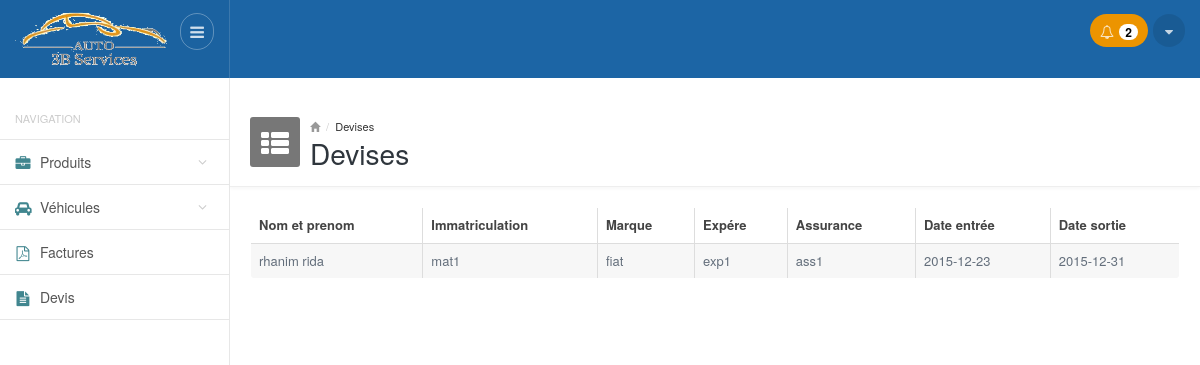
/devis.php (signed in), run on an earlier commit of the app's database.
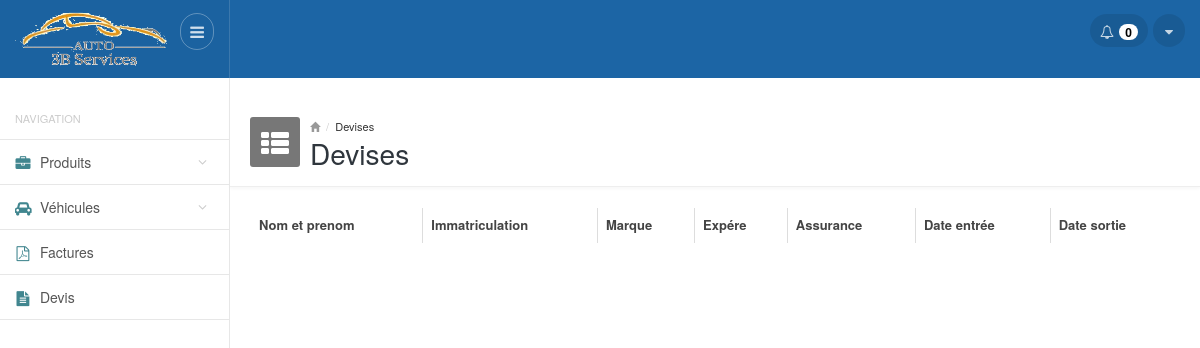
And on a later commit of the database.
### tables this page shows
CREATE TABLE IF NOT EXISTS `devis` (
  `id` int(11) NOT NULL,
  `date_devis` date DEFAULT NULL,
  `date_accord` date DEFAULT NULL,
  `ht` double NOT NULL,
  `hta` double NOT NULL,
  `id_vehicule` int(11) NOT NULL
);

CREATE TABLE IF NOT EXISTS `vehicules` (
  `id` int(11) NOT NULL,
  `nom` varchar(100) NOT NULL,
  `prenom` varchar(100) NOT NULL,
  `immatriculation` varchar(100) NOT NULL,
  `marque` varchar(100) NOT NULL,
  `expere` varchar(100) NOT NULL,
  `assurance` varchar(100) NOT NULL,
  `date_entree` date DEFAULT NULL,
  `date_sortie` date DEFAULT NULL
);

### functions.php (called while the page is built, shortened)
<?php
function getNotifProducts()
{
    $result = mysql_query("SELECT count(*) FROM produits WHERE qte_min>=qte") or die(mysql_error());
    $count = mysql_fetch_array($result);
    return $count[0];
}
function getAllDevis()
{
     $result = mysql_query("SELECT * FROM `devis` , `vehicules` WHERE devis.id_vehicule=vehicules.id") or die(mysql_error());
     $vihecules = array();
     while($row = mysql_fetch_array($result))
        $vihecules[] = $row;
    return $vihecules;
}
?>

### devis.php (the view, shortened to what this page needs)
<?php
require_once __DIR__ . '/functions.php';
require_once __DIR__ . '/header.php'; ?>
<div class="mainpanel">
    <div class="pageheader">
        <div class="media">
            <div class="pageicon pull-left">
                <i class="fa fa-th-list"></i>
            </div>
            <div class="media-body">
                <ul class="breadcrumb">
                    <li><a href="#"><i class="glyphicon glyphicon-home"></i></a></li>
                    <li><a href="#">Devises</a></li>
                </ul>
                <h4>Devises</h4>
            </div>
        </div>
    </div>
    <div class="contentpanel">
        <div class="panel panel-primary-head">
            <table id="basicTable" class="table table-striped table-bordered responsive">
                <thead class="">
                    <tr>
                        <th>Nom et prenom</th>
                        <th>Immatriculation</th>
                        <th>Marque</th>
                        <th>Expére</th>
                        <th>Assurance</th>
                        <th>Date entrée</th>
                        <th>Date sortie</th>
                    </tr>
                </thead>
                <tbody>
                    <?php
                      $devises= getAllDevis();
                      foreach($devises as $devis){ ?>
                        <tr>
                          <td><?php echo ($devis['nom']." ".$devis['prenom']); ?> </td>
                          <td><?php echo $devis['immatriculation']; ?> </td>
                          <td><?php echo $devis['marque']; ?> </td>
                          <td><?php echo $devis['expere']; ?> </td>
                          <td><?php echo $devis['assurance']; ?> </td>
                          <td><?php echo $devis['date_entree']; ?> </td>
                          <td><?php echo $devis['date_sortie']; ?> </td>
                       </tr>
                    <?php } ?>
                </tbody>
            </table>
        </div>
        <br />
    </div>
</div>
<?php
require_once __DIR__ . '/footer.php'; ?>

### header.php (shortened to what this page needs)
<!DOCTYPE html>
<html lang="en">
<head>
        <link href="css/style.default.css" rel="stylesheet">
        <link href="css/select2.css" rel="stylesheet" />
        <link href="css/style.datatables.css" rel="stylesheet">
        <link href="cdn.datatables.net/responsive/1.0.1/css/dataTables.responsive.css" rel="stylesheet">
    </head>
    <body>
        <header>
            <div class="headerwrapper">
                <div class="header-left">
                    <a href="#" class="logo">
                        <img src="images/logo.gif" alt="" style="width: 160px;height: 81px;margin-bottom: -16px;margin-top: -20px;">
                    </a>
                    <div class="pull-right">
                        <a href="#" class="menu-collapse">
                            <i class="fa fa-bars"></i>
                        </a>
                    </div>
                </div>
                <div class="header-right">
                    <div class="pull-right">
                            <div class="btn-group btn-group-list btn-group-notification">
                        <?php if(getNotifProducts() == 0) {?>
                            <button type="button" class="btn btn-default dropdown-toggle" data-toggle="dropdown">
                        <?php } else { ?>
                                <button type="button" class="btn btn-default dropdown-toggle orange" data-toggle="dropdown">
                        <?php } ?>
                              <i class="fa fa-bell-o"></i>
                              <span class="badge">
                                <?php echo getNotifProducts(); ?>
                              </span>
                            </button>
                        </div>
                        <div class="btn-group btn-group-option">
                            <button type="button" class="btn btn-default dropdown-toggle" data-toggle="dropdown">
                              <i class="fa fa-caret-down"></i>
                            </button>
                        </div>
                    </div>
                </div>
            </div>
        </header>
        <br>
        <br>
        <section>
            <div class="mainwrapper">
                <div class="leftpanel">
                    <h5 class="leftpanel-title">Navigation</h5>
                    <ul class="nav nav-pills nav-stacked">
                        <li class="parent <?php if ($_SERVER['REQUEST_URI'] == '/auto3bservices/produits.php' || $_SERVER['REQUEST_URI']  == '/auto3bservices/ajouter_produit.php' ) { echo 'active';} ?>"><a href="produits.php"><i class="fa fa-briefcase"></i> <span>Produits</span></a>
                        </li>
                        <li class="parent <?php if ($_SERVER['REQUEST_URI'] == '/auto3bservices/vehicules.php' || $_SERVER['REQUEST_URI']  == '/auto3bservices/ajouter_vehicule.php' ) { echo 'active';} ?>"><a href="vehicules.php"><i class="fa fa-car"></i> <span>Véhicules</span></a>
                        </li>
                        <li class="<?php if ($_SERVER['REQUEST_URI'] == '/auto3bservices/factures.php' ) { echo 'active';} ?>"><a href="factures.php"><i class="fa fa-file-pdf-o"></i> <span>Factures</span></a>
                        </li>
                        <li class="<?php if ($_SERVER['REQUEST_URI'] == '/auto3bservices/devis.php' ) { echo 'active';} ?>"><a href="devis.php"><i class="fa fa-file-text"></i> <span>Devis</span></a>
                        </li>
                    </ul>
                </div>

### footer.php (shortened to what this page needs)
  </div>
        </section>
    </body>
</html>

### css/style.default.css (style rules this page uses)
body { font-size: 13px; color: #636E7B; background-color: #fff; }
a { outline: none !important; }
.headerwrapper { background-color: #1C65A5; min-height: 60px; position: fixed; width: 100%; z-index: 1000; }
.headerwrapper:after { clear: both; display: block; content: ''; }
.headerwrapper .header-left { width: 230px; min-height: 60px; padding: 14px 15px; float: left; border-right: 1px solid rgba(255,255,255,0.14); background-color: rgba(0,0,0,0.03); position: relative; }
.headerwrapper .header-left .logo { display: inline-block; margin-top: 5px; float: left; }
.headerwrapper .header-left .menu-collapse { -moz-transition: all 0.2s ease-out 0s; -webkit-transition: all 0.2s ease-out 0s; transition: all 0.2s ease-out 0s; border: 1px solid rgba(255,255,255,0.3); color: rgba(255,255,255,0.8); padding: 6px 9px; -moz-border-radius: 50px; -webkit-border-radius: 50px; border-radius: 50px; display: inline-block; font-size: 16px; line-height: normal; position: absolute; top: 13px; right: 15px; }
.headerwrapper .header-right { margin-left: 230px; min-height: 60px; padding: 14px 15px; }
.headerwrapper .header-right .btn-group { margin: 0; line-height: 21px; float: left; }
.headerwrapper .header-right .btn-group > .btn { border: 0; background-color: rgba(0,0,0,0.1); color: rgba(255,255,255,0.75); -moz-border-radius: 50px; -webkit-border-radius: 50px; border-radius: 50px; line-height: normal; margin-left: 5px; height: 33px; }
.headerwrapper .header-right .btn-group .btn .badge { -moz-box-shadow: none; -webkit-box-shadow: none; box-shadow: none; background-color: #fff; color: #000; margin-left: 2px; padding: 2px 6px; }
.btn-group-notification > .btn { padding: 7px 10px; }
.btn-group-option > .btn { padding: 7px 12px; }
.mainwrapper { position: relative; top: 60px; }
.mainwrapper:before { content: ''; height: 100%; position: fixed; top: 0; left: 0; width: 230px; border-right: 1px solid #e7e7e7; }
.mainwrapper:after { clear: both; display: block; content: ''; }
.leftpanel { width: 230px; position: absolute; top: 0; left: 0; }
.leftpanel .leftpanel-title { text-transform: uppercase; color: #ccc; font-size: 11px; font-weight: normal; margin: 15px 15px; }
.leftpanel .nav { position: relative; border-bottom: 1px solid #e7e7e7; }
.leftpanel .nav > li { margin: 0 1px 0 0; font-size: 14px; font-weight: 500; border-top: 1px solid #e7e7e7; position: relative; }
.leftpanel .nav > li > a { color: #555; -moz-border-radius: 0; -webkit-border-radius: 0; border-radius: 0; -moz-transition: all 0.2s ease-out 0s; -webkit-transition: all 0.2s ease-out 0s; transition: all 0.2s ease-out 0s; padding: 12px 15px; }
.leftpanel .nav > li > a i { width: 16px; margin-right: 5px; color: #41868f; font-size: 15px; top: 1px; position: relative; text-align: center; }
.leftpanel .nav > li.parent:after { font-family: 'FontAwesome'; content: '\f107'; display: block; position: absolute; top: 12px; right: 22px; color: #ccc; }
.mainpanel { margin-left: 230px; }
.pageheader { padding: 20px; border-bottom: 1px solid #eee; padding-bottom: 20px; height: 90px; -webkit-box-shadow: 0 2px 3px rgba(0,0,0,0.03); box-shadow: 0 2px 3px rgba(0,0,0,0.03); }
.pageheader .media { padding: 0; clear: both; }
.pageheader .pageicon { width: 50px; height: 50px; background-color: #777; display: inline-block; color: #fff; font-size: 32px; border-radius: 3px; padding-top: 1px; padding-left: 10px; }
.pageheader .pageicon .fa-th-list { font-size: 28px; margin-left: 1px; }
.pageheader .breadcrumb { margin: 0; padding: 0; background: none; font-size: 11px; color: #999; line-height: 18px; }
.pageheader .breadcrumb li a { color: #333; }
.pageheader .breadcrumb li a i { color: #999; font-size: 10px; }
.pageheader h4 { margin: -2px 0 0 0; font-size: 28px; font-weight: 500; color: #2f363d; line-height: normal; }
.contentpanel { position: relative; padding: 20px; }
.orange { background-color: #EC9400 !important; }

What changed in the data, as far as the page shows it:
removed devis: id_vehicule.nom "rhanim", id_vehicule.prenom "rida", id_vehicule.immatriculation "mat1", id_vehicule.marque "fiat", id_vehicule.expere "exp1", id_vehicule.assurance "ass1", id_vehicule.date_entree "2015-12-23", id_vehicule.date_sortie "2015-12-31"
Also different on the page:
getNotifProducts(): "2" → "0"
